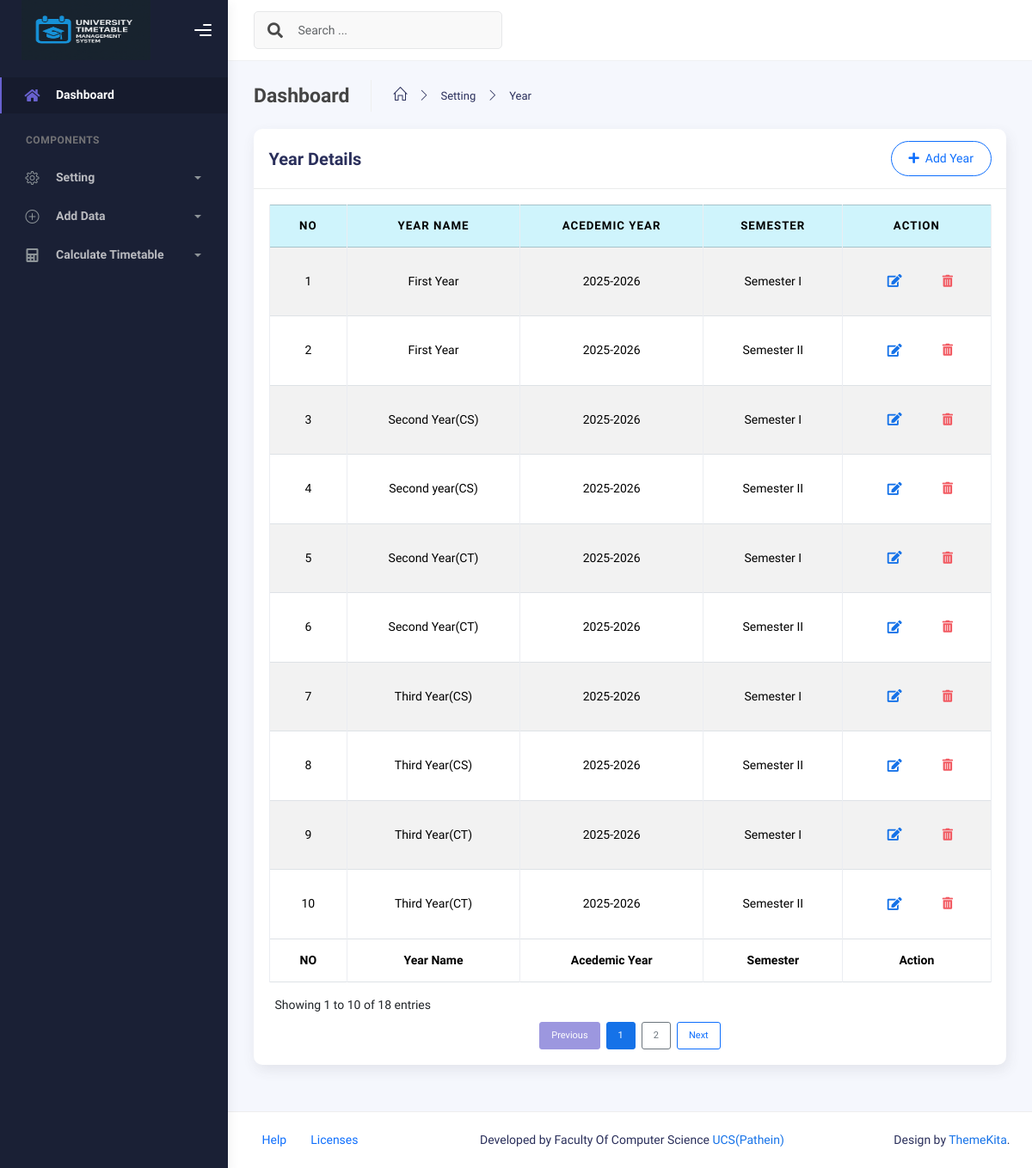
The app's page /year.php (signed in) with its own data.
### tables this page shows
CREATE TABLE `year` (
  `year_id` int(6) NOT NULL,
  `year_name` varchar(50) NOT NULL,
  `acdyear` varchar(20) NOT NULL,
  `semester` varchar(50) NOT NULL
);

### year.php (the view, shortened to what this page needs)
<?php
include('conn.php');
?>
<!DOCTYPE html>
<html lang="en">
  <head>
    <link rel="stylesheet" href="assets/css/bootstrap.min.css" />
    <link rel="stylesheet" href="assets/css/plugins.min.css" />
    <link rel="stylesheet" href="assets/css/kaiadmin.min.css" />
  </head>
  <body>
    <div class="wrapper">
              <div class="sidebar" data-background-color="dark">
            <div class="sidebar-logo">
                <div class="logo-header" data-background-color="dark">
                    <a href="index.php" class="logo">
                        <img
                            src="assets/img/Timetable/logo.png"
                            alt="navbar brand"
                            class="navbar-brand"
                            height="70"
                            width="150" />
                    </a>
                    <div class="nav-toggle">
                        <button class="btn btn-toggle toggle-sidebar">
                            <i class="gg-menu-right"></i>
                        </button>
                    </div>
                </div>
            </div>
            <div class="sidebar-wrapper scrollbar scrollbar-inner">
                <div class="sidebar-content">
                    <ul class="nav nav-secondary">
                        <li class="nav-item active">
                            <a href="index.php">
                                <i class="fas fa-home"></i>
                                <p>Dashboard</p>
                            </a>
                        </li>
                        <li class="nav-section">
                            <h4 class="text-section">Components</h4>
                        </li>
                        <li class="nav-item">
                            <a data-bs-toggle="collapse" href="#base">
                                <i class="icon-settings"></i>
                                <p>Setting</p>
                                <span class="caret"></span>
                            </a>
                        </li>
                        <li class="nav-item">
                            <a data-bs-toggle="collapse" href="#sidebarLayouts">
                                <i class="icon-plus"></i>
                                <p>Add Data</p>
                                <span class="caret"></span>
                            </a>
                        </li>
                        <li class="nav-item">
                            <a data-bs-toggle="collapse" href="#forms">
                                <i class="fas fa-calculator"></i>
                                <p>Calculate Timetable</p>
                                <span class="caret"></span>
                            </a>
                        </li>
                    </ul>
                </div>
            </div>
        </div>
      <div class="main-panel">
        <div class="main-header">
          <nav
            class="navbar navbar-header navbar-header-transparent navbar-expand-lg border-bottom"
          >
            <div class="container-fluid">
              <nav
                class="navbar navbar-header-left navbar-expand-lg navbar-form nav-search p-0 d-none d-lg-flex"
              >
                <div class="input-group">
                  <div class="input-group-prepend">
                    <button type="submit" class="btn btn-search pe-1">
                      <i class="fa fa-search search-icon"></i>
                    </button>
                  </div>
                  <input
                    type="text"
                    placeholder="Search ..."
                    id="customSearchInput"
                    class="form-control"
                  />
                </div>
              </nav>
            </div>
          </nav>
        </div>
        <div class="container">
          <div class="page-inner">
            <div class="page-header">
              <h4 class="page-title">Dashboard</h4>
              <ul class="breadcrumbs">
                <li class="nav-home">
                  <a href="index.php">
                    <i class="icon-home"></i>
                  </a>
                </li>
                <li class="separator">
                  <i class="icon-arrow-right"></i>
                </li>
                <li class="nav-item">
                  <a href="year.php">Setting</a>
                </li>
                <li class="separator">
                  <i class="icon-arrow-right"></i>
                </li>
                <li class="nav-item">
                  <a href="year.php">Year</a>
                </li>
              </ul>
            </div>
            <div class="page-category">
              <div class="col-md-12">
                <div class="card">
                  <div class="card-header">
                    <div class="d-flex align-items-center">
                      <h4 class="card-title">Year Details</h4>
                      <a href="Add_Year.php"
                        class="btn btn-outline-primary btn-round ms-auto">
                        <i class="fa fa-plus me-1"></i>
                        Add Year
                      </a>
                    </div>
                  </div>
                  <div class="card-body">
                    <div class="table-responsive">
                      <table
                        id="add-row"
                        class="display table table-striped table-hover table-bordered text-center"
                      >
                        <thead class="table-info">
                          <tr>
                            <th>NO</th>
                            <th>Year Name</th>
                            <th>Acedemic Year</th>
                            <th>Semester</th>
                            <th style="width: 10%">Action</th>
                          </tr>
                        </thead>
                        <tfoot>
                          <tr>
                            <th>NO</th>
                           <th>Year Name</th>
                            <th>Acedemic Year</th>
                            <th>Semester</th>
                            <th style="width: 10%">Action</th>
                          </tr>
                        </tfoot>
                        <tbody>
                    <?php
                    $query = "SELECT * FROM year ";
                        $result = mysqli_query($con, $query);
                        $i = 1;
                        while ($data = mysqli_fetch_assoc($result)) {
                    ?>
                          <tr>
                            <td><?php echo $i++; ?></td>
                            <td><?php echo $data['year_name'];  ?></td>
                            <td><?php echo $data['acdyear'];  ?></td>
                            <td><?php echo $data['semester'];  ?></td>
                            <td>
                              <div class="form-button-action">
                                <a href="Year_Update.php?year_id=<?= $data['year_id']; ?>"
                                  type="button"
                                  data-bs-toggle="tooltip"
                                  title=""
                                  class="btn btn-link btn-primary btn-lg"
                                  data-original-title="Edit Task">
                                  <i class="fa fa-edit"></i>
                              </a>
                                <button
                                  type="button"
                                  data-bs-toggle="tooltip"
                                  data-dept-code="<?= $data['year_id']; ?>"
                                  class="btn btn-link btn-danger delete-btn"
                                  data-original-title="Remove"
                                >
                                  <i class="fas fa-trash-alt"></i>
                                </button>
                              </div>
                            </td>
                          </tr>
                        <?php
                           }
                        ?>
                        </tbody>
                      </table>
                    </div>
                  </div>
                </div>
              </div>
            </div>
          </div>
        </div>
        <footer class="footer">
          <div class="container-fluid d-flex justify-content-between">
            <nav class="pull-left">
              <ul class="nav">
                <li class="nav-item">
                  <a class="nav-link" href="#"> Help </a>
                </li>
                <li class="nav-item">
                  <a class="nav-link" href="#"> Licenses </a>
                </li>
              </ul>
            </nav>
            <div class="copyright">
              Developed by Faculty Of Computer Science
              <a href="http://www.ucspathein.edu.mm">UCS(Pathein)</a>
            </div>
            <div>
              Design by
              <a target="_blank" href="http://www.themekita.com">ThemeKita</a>.
            </div>
          </div>
        </footer>
      </div>
    </div>
</body>
</html>

### records on screen
year: year_name "First Year", acdyear "2025-2026", semester "Semester I"
year: year_name "First Year", acdyear "2025-2026", semester "Semester II"
year: year_name "Second Year(CS)", acdyear "2025-2026", semester "Semester I"
year: year_name "Second year(CS)", acdyear "2025-2026", semester "Semester II"
year: year_name "Second Year(CT)", acdyear "2025-2026", semester "Semester I"
year: year_name "Second Year(CT)", acdyear "2025-2026", semester "Semester II"
year: year_name "Third Year(CS)", acdyear "2025-2026", semester "Semester I"
year: year_name "Third Year(CS)", acdyear "2025-2026", semester "Semester II"
year: year_name "Third Year(CT)", acdyear "2025-2026", semester "Semester I"
year: year_name "Third Year(CT)", acdyear "2025-2026", semester "Semester II"
